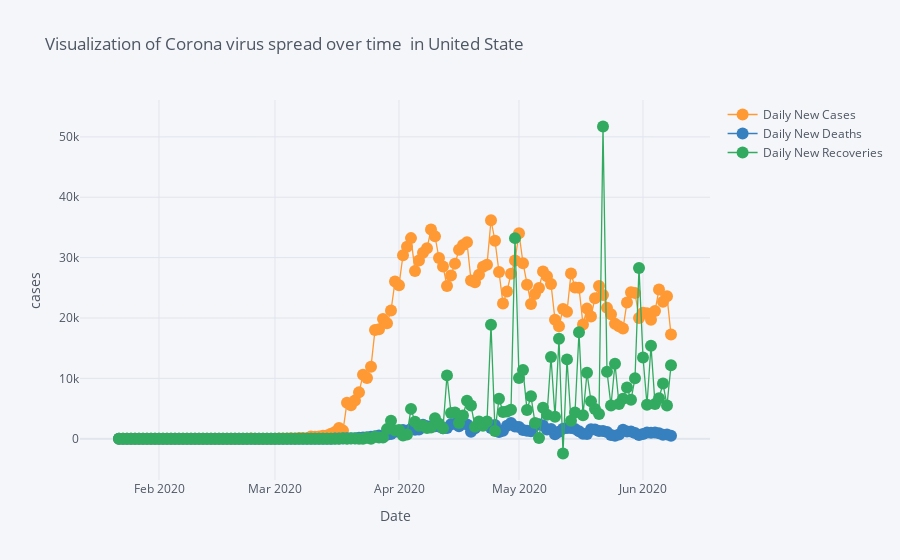

Write notebook code for a chart like this one.
### Code cell
fig=US.iplot(
    asFigure=True,
    #subplots=True,
    mode='lines+markers+text',
    #text=text,
    y=['Daily New Cases','Daily New Deaths','Daily New Recoveries'],
    opacity=0.5,
    xTitle='Date',
    yTitle='cases',
    title='Visualization of Corona virus spread over time  in United State'
    )
fig.show()

### Figure 1 — Plotly figure (JSON) as saved in the notebook; plotly's stock layout.template omitted (floating-point values rounded to 4 significant figures; data arrays with more than 128 entries replaced by an {"elided": "..."} marker saying what was removed)
{"data": [{"line": {"color": "rgba(255, 153, 51, 1.0)", "dash": "solid", "shape": "linear", "width": 1.3}, "marker": {"size": 12, "symbol": "circle"}, "mode": "lines+markers+text", "name": "Daily New Cases", "text": "", "type": "scatter", "x": {"elided": "139 str values"}, "y": {"elided": "139 int values"}}, {"line": {"color": "rgba(55, 128, 191, 1.0)", "dash": "solid", "shape": "linear", "width": 1.3}, "marker": {"size": 12, "symbol": "circle"}, "mode": "lines+markers+text", "name": "Daily New Deaths", "text": "", "type": "scatter", "x": {"elided": "139 str values"}, "y": {"elided": "139 int values"}}, {"line": {"color": "rgba(50, 171, 96, 1.0)", "dash": "solid", "shape": "linear", "width": 1.3}, "marker": {"size": 12, "symbol": "circle"}, "mode": "lines+markers+text", "name": "Daily New Recoveries", "text": "", "type": "scatter", "x": {"elided": "139 str values"}, "y": {"elided": "139 int values"}}], "layout": {"legend": {"bgcolor": "#F5F6F9", "font": {"color": "#4D5663"}}, "paper_bgcolor": "#F5F6F9", "plot_bgcolor": "#F5F6F9", "title": {"font": {"color": "#4D5663"}, "text": "Visualization of Corona virus spread over time  in United State"}, "xaxis": {"gridcolor": "#E1E5ED", "showgrid": true, "tickfont": {"color": "#4D5663"}, "title": {"font": {"color": "#4D5663"}, "text": "Date"}, "zerolinecolor": "#E1E5ED"}, "yaxis": {"gridcolor": "#E1E5ED", "showgrid": true, "tickfont": {"color": "#4D5663"}, "title": {"font": {"color": "#4D5663"}, "text": "cases"}, "zerolinecolor": "#E1E5ED"}}}
